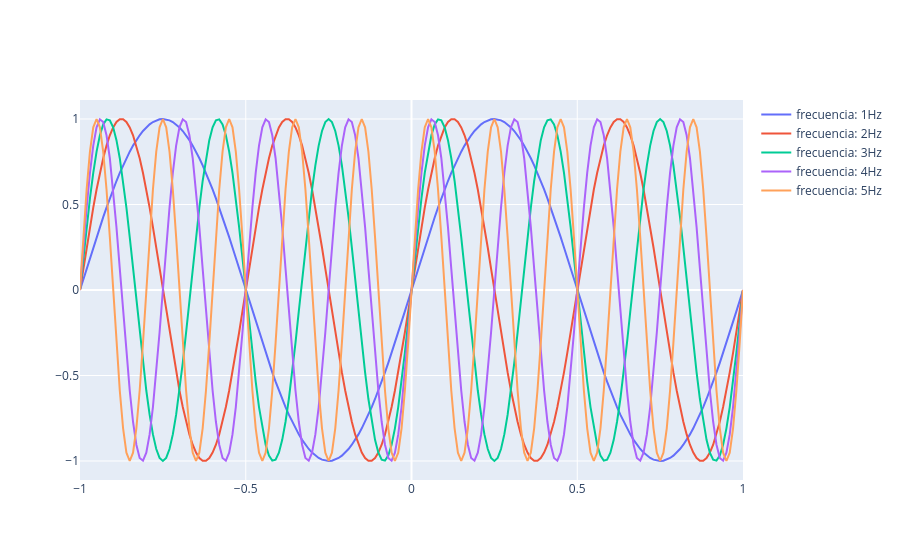

Notebook code cell kept with this figure:
### Code cell
# item c
fig4 = go.Figure()

for frec in range(1,6):
    f = np.sin(2*np.pi * frec * t)
    fig4.add_trace(go.Scatter(x=t, y=f, name=f"frecuencia: {frec}Hz"))
    
fig4.show()

### Figure 1 — Plotly figure (JSON) as saved in the notebook; plotly's stock layout.template omitted (floating-point values rounded to 4 significant figures; data arrays with more than 128 entries replaced by an {"elided": "..."} marker saying what was removed)
{"data": [{"name": "frecuencia: 1Hz", "type": "scatter", "x": {"elided": "201 float values"}, "y": {"elided": "201 float values"}}, {"name": "frecuencia: 2Hz", "type": "scatter", "x": {"elided": "201 float values"}, "y": {"elided": "201 float values"}}, {"name": "frecuencia: 3Hz", "type": "scatter", "x": {"elided": "201 float values"}, "y": {"elided": "201 float values"}}, {"name": "frecuencia: 4Hz", "type": "scatter", "x": {"elided": "201 float values"}, "y": {"elided": "201 float values"}}, {"name": "frecuencia: 5Hz", "type": "scatter", "x": {"elided": "201 float values"}, "y": {"elided": "201 float values"}}], "layout": {}}
